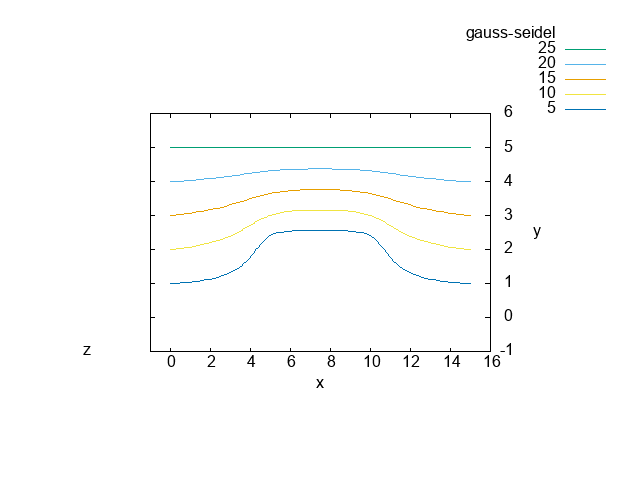

The gnuplot source for this figure:
set output 'gauss-seidel.png'
set xrange [-1:16]
set yrange [-1:6]
set zrange [-1:27]
set xlabel "x" 
set ylabel "y"
set zlabel "z"
set terminal png
set contour
set nosurface
set view 0,0
set cntrparam levels incremental 0, 5, 25
splot 'gauss-seidel.txt' with lines title "gauss-seidel"